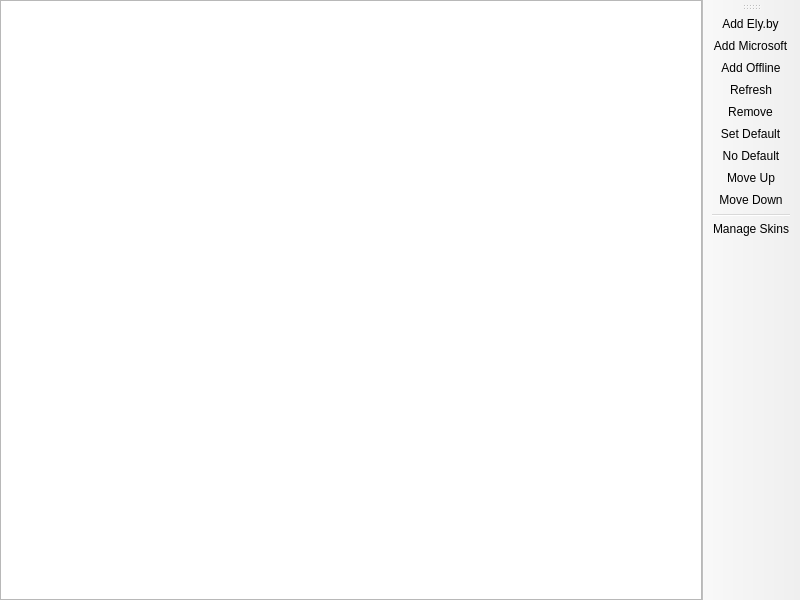
<?xml version="1.0" encoding="UTF-8"?>
<ui version="4.0">
 <class>AccountListPage</class>
 <widget class="QMainWindow" name="AccountListPage">
  <property name="geometry">
   <rect>
    <x>0</x>
    <y>0</y>
    <width>800</width>
    <height>600</height>
   </rect>
  </property>
  <widget class="QWidget" name="centralwidget">
   <layout class="QHBoxLayout" name="horizontalLayout">
    <property name="leftMargin">
     <number>0</number>
    </property>
    <property name="topMargin">
     <number>0</number>
    </property>
    <property name="rightMargin">
     <number>0</number>
    </property>
    <property name="bottomMargin">
     <number>0</number>
    </property>
    <item>
     <widget class="VersionListView" name="listView">
      <property name="alternatingRowColors">
       <bool>true</bool>
      </property>
      <property name="rootIsDecorated">
       <bool>false</bool>
      </property>
      <property name="itemsExpandable">
       <bool>false</bool>
      </property>
      <property name="allColumnsShowFocus">
       <bool>true</bool>
      </property>
      <attribute name="headerStretchLastSection">
       <bool>false</bool>
      </attribute>
     </widget>
    </item>
   </layout>
  </widget>
  <widget class="WideBar" name="toolBar">
   <attribute name="toolBarArea">
    <enum>RightToolBarArea</enum>
   </attribute>
   <attribute name="toolBarBreak">
    <bool>false</bool>
   </attribute>
   <addaction name="actionAddEly"/>
   <addaction name="actionAddMicrosoft"/>
   <addaction name="actionAddOffline"/>
   <addaction name="actionRefresh"/>
   <addaction name="actionRemove"/>
   <addaction name="actionSetDefault"/>
   <addaction name="actionNoDefault"/>
   <addaction name="actionMoveUp"/>
   <addaction name="actionMoveDown"/>
   <addaction name="separator"/>
   <addaction name="actionManageSkins"/>
  </widget>
  <action name="actionSetDefault">
   <property name="text">
    <string>&amp;Set Default</string>
   </property>
  </action>
  <action name="actionNoDefault">
   <property name="checkable">
    <bool>true</bool>
   </property>
   <property name="text">
    <string>&amp;No Default</string>
   </property>
  </action>
  <action name="actionManageSkins">
   <property name="text">
    <string>&amp;Manage Skins</string>
   </property>
   <property name="toolTip">
    <string>Manage Skins</string>
   </property>
  </action>
  <action name="actionAddMicrosoft">
   <property name="text">
    <string>&amp;Add Microsoft</string>
   </property>
  </action>
  <action name="actionAddEly">
   <property name="text">
    <string>&amp;Add Ely.by</string>
   </property>
  </action>
  <action name="actionAddOffline">
   <property name="text">
    <string>Add &amp;Offline</string>
   </property>
  </action>
  <action name="actionRefresh">
   <property name="text">
    <string>&amp;Refresh</string>
   </property>
   <property name="toolTip">
    <string>Refresh the account tokens</string>
   </property>
  </action>
  <action name="actionRemove">
   <property name="text">
    <string>Remo&amp;ve</string>
   </property>
  </action>
  <action name="actionMoveUp">
   <property name="text">
    <string>Move &amp;Up</string>
   </property>
  </action>
  <action name="actionMoveDown">
   <property name="text">
    <string>Move &amp;Down</string>
   </property>
  </action>
 </widget>
 <customwidgets>
  <customwidget>
   <class>VersionListView</class>
   <extends>QTreeView</extends>
   <header>ui/widgets/VersionListView.h</header>
  </customwidget>
  <customwidget>
   <class>WideBar</class>
   <extends>QToolBar</extends>
   <header>ui/widgets/WideBar.h</header>
  </customwidget>
 </customwidgets>
 <resources/>
 <connections/>
</ui>
